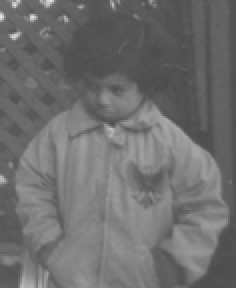
%> input picture 学习资料/《精通图像处理经典算法（MATLAB版）》配套资料/4/4-4-11/pout.tif, 118 x 144 px (shown 2 times larger)
$ octave qijieju.m   (GNU Octave 9; MATLAB toolbox functions it lacks are replaced by stand-ins)
%> lines starting %> are read from the running program, lines starting %| are printed output that depends on the picture
clc
I=imread('pout.tif');               %读取图像
%> I is the input picture: size 144x118x3 uint8; min 76, max 226, mean 110.9
I1=I;
I0=I;
subplot(141);imshow(I1);                     %显示图像
I2=imrotate(I,5,'bilinear');          %旋转变化
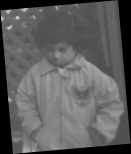
%> I2: size 154x131x3 uint8; min 0, max 217, mean 93.4
subplot(142);imshow(I2)
I3=fliplr(I);                      %镜像变化
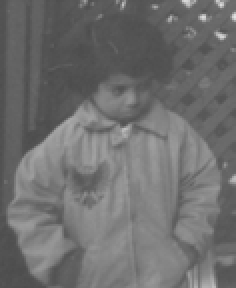
%> I3: size 144x118x3 uint8 (shown 2 times larger); min 76, max 226, mean 110.9; mean of the top-left, top-right, bottom-left and bottom-right quarters 95.7, 103.4, 120.1, 124.3
subplot(143);imshow(I3)
I4=imresize(I,0.1,'bilinear');         %尺度变化
subplot(144);imshow(I4)
%> after `imshow(I4)`:
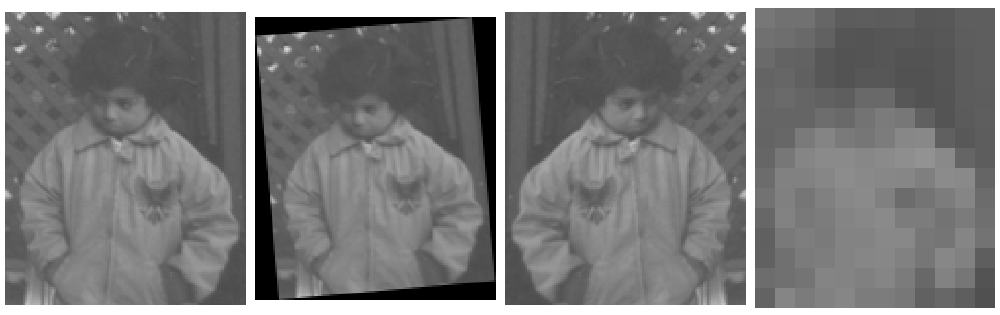
%> figure redrawn from the program's plot data, 4 panels
display('原图像')
qijieju(I1);                       %计算原图像的七阶矩
display('旋转变化')
qijieju(I2);                       %计算旋转变化图像的七阶矩
display('镜像变化')
qijieju(I3);                       %计算镜像变化图像的七阶矩
display('尺度变化')
qijieju(I4);                       %计算尺度变化图像的七阶矩
%子程序MATLAB源代码如下：
function qijieju(I0)                %求七阶矩qijieju函数清单:
A=double(I0);
[nc,nr]=size(A);
[x,y]=meshgrid(1:nr,1:nc);
x=x(:);
y=y(:);
A=A(:);
m00=sum(A);
if m00==0
    m00=eps;
end
m10=sum(x.*A);
m01=sum(y.*A);
xmean=m10/ m00;
ymean= m01/ m00;
cm00=m00;
cm02=(sum((y-ymean).^2.*A))/( m00^2);
cm03=(sum((y-ymean).^3.*A))/( m00^2.5);
cm11=(sum((x-xmean).*(y-ymean).*A))/( m00^2);
cm12=(sum((x-xmean).*(y-ymean).^2.*A))/(m00^2.5);
cm20=(sum((x-xmean).^2.*A))/( m00^2);
cm21=(sum((x-xmean).^2.*(y-ymean).*A))/(m00^2.5);
cm30=(sum((x-xmean).^3.*A))/(m00^2.5);
ju(1)=cm20+cm02;                              %求七阶矩
ju(2)=(cm20-cm02)^2+4*cm11^2;
ju(3)=(cm30-3*cm12)^2+(3*cm21-cm03)^2;
ju(4)=(cm30+cm12)^2+(cm21+cm03)^2;
ju(5)=(cm30-3*cm12)*(cm30+cm12)*((cm30+cm12)^2-3*(cm21+cm03)^2)+(3*cm21-cm03)*(cm21+cm03)*(3*(cm30+cm12)^2-(cm21+cm03)^2);
ju(6)=(cm20-cm02)*((cm30+cm12)^2-(cm21+cm03)^2)+4*cm11*(cm30+cm12)*(cm21+cm03);
ju(7)=(3*cm21-cm03)*(cm30+cm12)*((cm30+cm12)^2-3*(cm21+cm03)^2)+(3*cm12-cm30)*(cm21+cm03)*(3*(cm30+cm12)^2-(cm21+cm03)^2);
qijieju=abs(log(ju))
